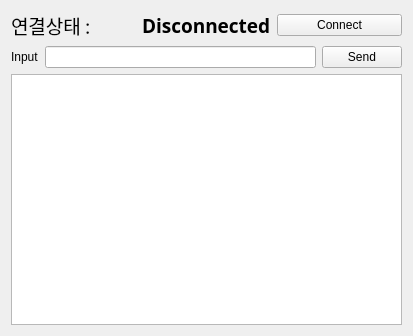
<?xml version="1.0" encoding="UTF-8"?>
<ui version="4.0">
 <class>Widget</class>
 <widget class="QWidget" name="Widget">
  <property name="geometry">
   <rect>
    <x>0</x>
    <y>0</y>
    <width>413</width>
    <height>336</height>
   </rect>
  </property>
  <property name="windowTitle">
   <string>Widget</string>
  </property>
  <layout class="QVBoxLayout" name="verticalLayout">
   <item>
    <layout class="QHBoxLayout" name="horizontalLayout">
     <item>
      <widget class="QLabel" name="title">
       <property name="font">
        <font>
         <family>Agency FB</family>
         <pointsize>14</pointsize>
        </font>
       </property>
       <property name="text">
        <string>연결상태 : </string>
       </property>
      </widget>
     </item>
     <item>
      <widget class="QLabel" name="connectionStatusLabel">
       <property name="font">
        <font>
         <family>Agency FB</family>
         <pointsize>14</pointsize>
         <weight>75</weight>
         <bold>true</bold>
        </font>
       </property>
       <property name="text">
        <string>Disconnected</string>
       </property>
      </widget>
     </item>
     <item>
      <widget class="QPushButton" name="btnConnect">
       <property name="text">
        <string>Connect</string>
       </property>
      </widget>
     </item>
    </layout>
   </item>
   <item>
    <layout class="QHBoxLayout" name="horizontalLayout_2">
     <item>
      <widget class="QLabel" name="label">
       <property name="text">
        <string>Input</string>
       </property>
      </widget>
     </item>
     <item>
      <widget class="QLineEdit" name="inputData"/>
     </item>
     <item>
      <widget class="QPushButton" name="btnSend">
       <property name="text">
        <string>Send</string>
       </property>
      </widget>
     </item>
    </layout>
   </item>
   <item>
    <widget class="QListWidget" name="commLog"/>
   </item>
  </layout>
 </widget>
 <resources/>
 <connections/>
</ui>
